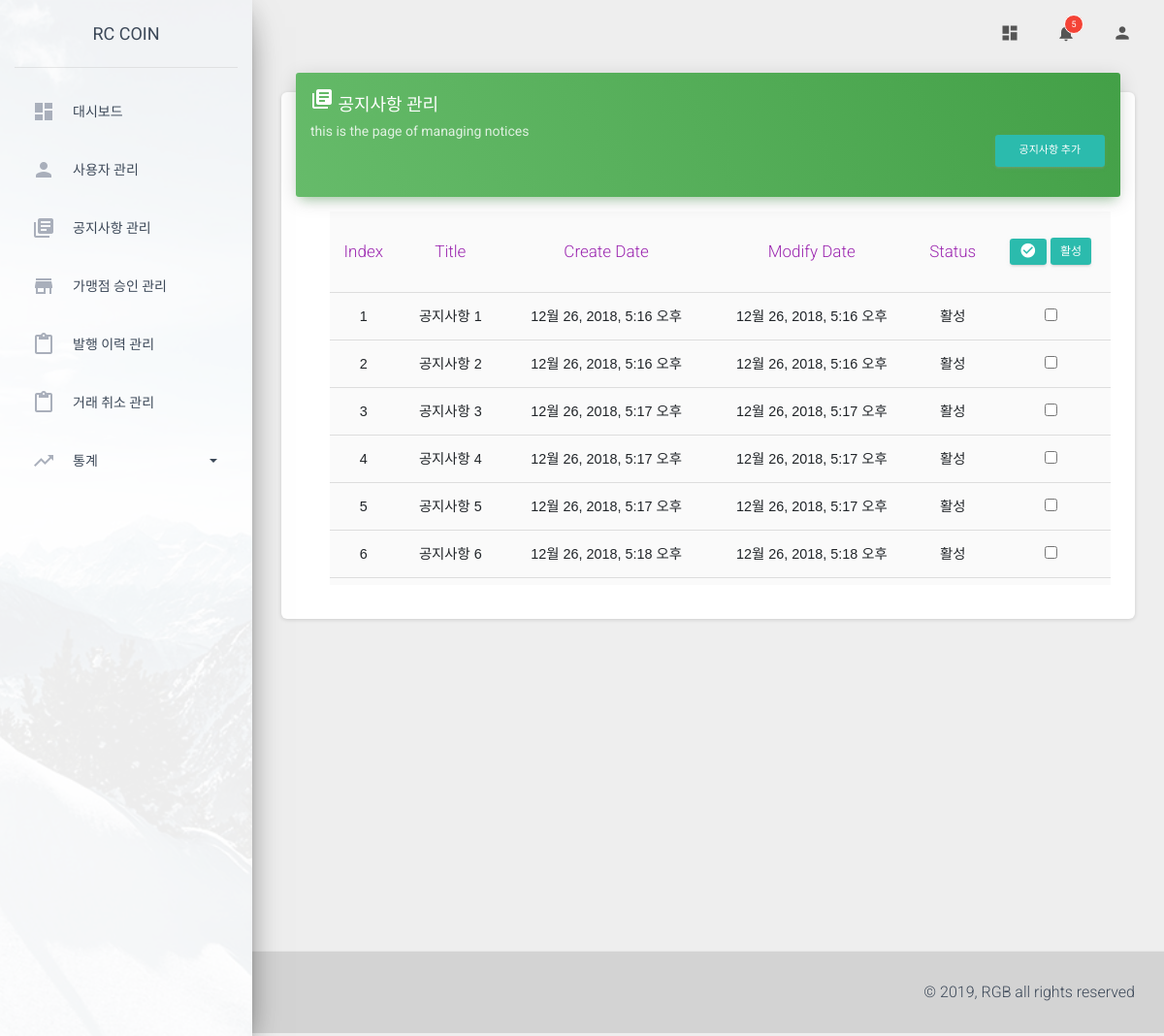
/operate/notice/ (signed in), run on an earlier commit of the app's database.
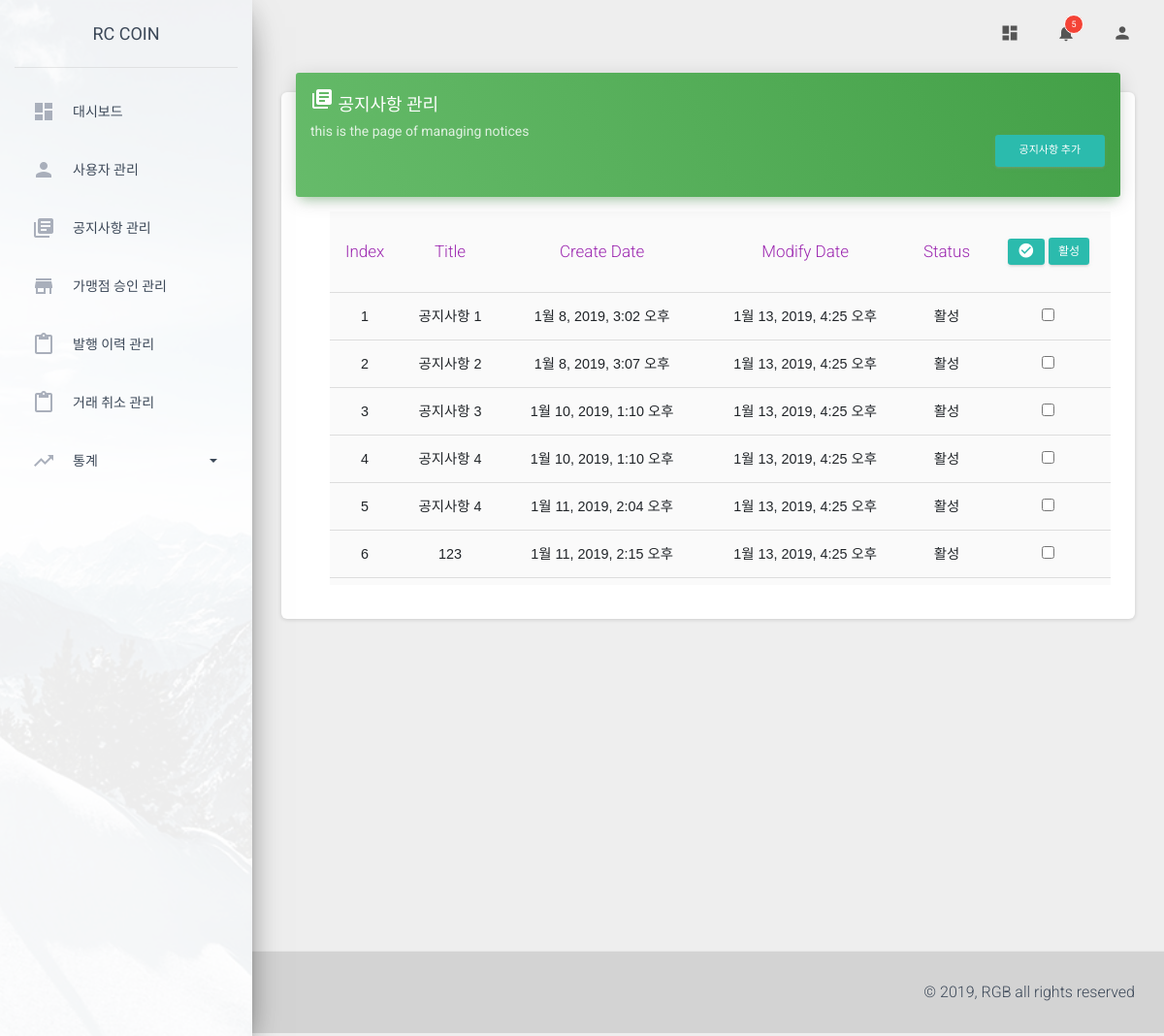
And on a later commit of the database.
### info/models.py (models this page shows)
class Notice(models.Model):
    title = models.CharField('TITLE', max_length=100)
    content = models.TextField('CONTENT')
    writer = models.ForeignKey(User, null=True, on_delete=models.CASCADE)
    create_date = models.DateTimeField('CREATE_DATE', auto_now_add=True)
    modify_date = models.DateTimeField('MODIFY_DATE', auto_now=True)
    status = models.CharField('STATUS', max_length=1, default='Y')

### operate/views.py (the view, shortened to what this page needs)
    def wrapper(*args, **kwargs):
        request = args[0]
        request_url = request.resolver_match.url_name
        key = 'admin_name'
        context = {}
        if key in request.session:
            if bool(request.session['admin_name'] == 'admin_server') & bool(request_url != 'network') & bool(request_url != 'dashboard'):
                return redirect('operate:dashboard')
            elif bool(request.session['admin_name'] == 'admin') & bool(request_url == 'network') & bool(request_url != 'dashboard'):
                return redirect('operate:dashboard')
            else:
                return fn(request)
        else:
            context['main'] = 'main'
            return render(request, 'operate/manage_main.html', {'main': 'main'})

### operate/views.py (called while the page is built, shortened)
def login_required(fn):
    def wrapper(*args, **kwargs):
        request = args[0]
        request_url = request.resolver_match.url_name
        key = 'admin_name'
        context = {}
        if key in request.session:
            if bool(request.session['admin_name'] == 'admin_server') & bool(request_url != 'network') & bool(request_url != 'dashboard'):
                return redirect('operate:dashboard')
            elif bool(request.session['admin_name'] == 'admin') & bool(request_url == 'network') & bool(request_url != 'dashboard'):
                return redirect('operate:dashboard')
            else:
                return fn(request)
        else:
            context['main'] = 'main'
            return render(request, 'operate/manage_main.html', {'main': 'main'})
    return wrapper

@login_required
def manage_notice(request):
    context = {}
    context['notice_list'] = Notice.objects.all()
    return render(request, 'operate/manage_notice.html', (context))

### operate/templates/operate/manage_notice.html (shortened to what this page needs)
{% extends './base.html' %}
{% block content %}
  <div class="content" style="margin-top: 35px;">
    <div class="container-fluid">
      <div class="row">
        <div class="col-md-12">
          <div class="card">
            <div class="card-header card-header-success">
              <h4 class="card-title "><i class="material-icons">library_books</i>&nbsp;공지사항 관리</h4>
              <p class="card-category">this is the page of managing notices
                <a href="{% url 'operate:notice_add' %}" class="btn btn-default btn-sm my-3" style=" padding: 1% 3% 1% 3%; float: right;">공지사항 추가</a>
              </p>
            </div>
            <div class="card-body scrollbar scrollbar-primary" style="height: 400px!important;">
              <div class="table table-hover table-border">
                <table class="table table-border">
                  <thead class=" text-primary" align="center">
                    <th>Index</th>
                    <th>Title</th>
                    <th>Create Date</th>
                    <th>Modify Date</th>
                    <th>Status</th>
                    <th>
                      <a class="btn btn-default btn-sm my-3 select_all" style="padding: 5px 10px 5px 10px; margin: 0 0 0 0;" data-type="false"><i class="material-icons">check_circle</i></a>
                      <a href="#layer" class="btn_layer_pop btn btn-default" class="btn btn-default btn-sm my-3" style="padding: 5.5px 10px 5.5px 10px; margin: 0 0 0 0;">활성</a>
                    </th>
                  </thead>
                  <tbody>
                    {% for notice in notice_list %}
                      <tr align="center">
                        <td class="notice_id" onClick="location.href='{% url "operate:notice_edit" notice_id=notice.id %}'">{{ notice.id }}</td>
                        <td class="title{{ notice.id }}" onClick="location.href='{% url "operate:notice_edit" notice_id=notice.id %}'">{{ notice.title }}</td>
                        <td onClick="location.href='{% url "operate:notice_edit" notice_id=notice.id %}'">{{ notice.create_date }}</td>
                        <td onClick="location.href='{% url "operate:notice_edit" notice_id=notice.id %}'">{{ notice.modify_date }}</td>
                        {% if notice.status == 'Y' %}
                        <td onClick="location.href='{% url "operate:notice_edit" notice_id=notice.id %}'">활성</td>
                        {% else %}
                        <td onClick="location.href='{% url "operate:notice_edit" notice_id=notice.id %}'">비활성</td>
                        {% endif %}
                        <td><input name="box" class="box" data="{{ notice.id }}" type="checkbox"></td>
                      </tr>
                    {% endfor %}
                  </tbody>
                </table>
              </div>
            </div>
          </div>
        </div>
      </div>
    </div>
  </div>
{% endblock content %}

### operate/templates/operate/base.html (shortened to what this page needs)
{% load staticfiles %}
<!DOCTYPE html>
<html lang="en">
<head>
  <link rel="stylesheet" href="https://stackpath.bootstrapcdn.com/bootstrap/4.2.1/css/bootstrap.min.css"
>
  <link href="{% static 'css/mdb.min.css' %}" rel="stylesheet">
  <link rel="stylesheet" href="https://maxcdn.bootstrapcdn.com/font-awesome/latest/css/font-awesome.min.css">
  <link href="{% static 'css/material-dashboard.css' %}" rel="stylesheet" />
  <link href="{% static 'demo/demo.css' %}" rel="stylesheet" />
  <link rel="stylesheet" href="https://use.fontawesome.com/releases/v5.6.3/css/all.css"
>
</head>
<body class="">
  <div class="wrapper ">
    <div class="sidebar" data-color="azure" data-background-color="white" data-image="{% static 'img/sidebar-1.jpg' %}">
      <div class="logo">
        <a href="{% url 'operate:main' %}" class="simple-text logo-normal">
          RC COIN
        </a>
      </div>
      <div class="sidebar-wrapper">
        <ul class="nav">
          <li class="nav-item">
            <a class="nav-link" href="{% url 'operate:dashboard' %}">
              <i class="material-icons">dashboard</i>
              <p>대시보드</p>
            </a>
          </li>
          {% if request.session.admin_name == "admin" %}
          <li class="nav-item ">
            <a class="nav-link" href="{% url 'operate:users' %}">
              <i class="material-icons">person</i>
              <p>사용자 관리</p>
            </a>
          </li>
          <li class="nav-item ">
            <a class="nav-link" href="{% url 'operate:notice' %}">
              <i class="material-icons">library_books</i>
              <p>공지사항 관리</p>
            </a>
          </li>
          <li class="nav-item ">
            <a class="nav-link" href="{% url 'operate:approval' %}">
              <i class="material-icons">store</i>
              <p>가맹점 승인 관리</p>
            </a>
          </li>
          <li class="nav-item ">
            <a class="nav-link" href="{% url 'operate:publish' %}">
              <i class="material-icons">content_paste</i>
              <p>발행 이력 관리</p>
            </a>
          </li>
          <li class="nav-item ">
            <a class="nav-link" href="{% url 'operate:cancel' %}">
              <i class="material-icons">content_paste</i>
              <p>거래 취소 관리</p>
            </a>
          </li>
          <li class="nav-item dropdown">
            <a class="nav-link" id="navbarDropdownMenuLink" data-toggle="dropdown" aria-haspopup="true" aria-expanded="false">
              <i class="material-icons">trending_up</i>
              <p>통계 <span class="caret"></span></p>
            </a>
          </li>
          {% endif %}
        </ul>
      </div>
    </div>
    <div class="main-panel">
      <nav class="navbar navbar-expand-lg navbar-transparent navbar-absolute fixed-top ">
        <div class="container-fluid">
          <div class="navbar-wrapper">
          </div>
          <div class="collapse navbar-collapse justify-content-end">
            <ul class="navbar-nav">
              <li class="nav-item">
                <a class="nav-link" href="{% url 'operate:dashboard' %}">
                  <i class="material-icons">dashboard</i>
                </a>
              </li>
              <li class="nav-item dropdown">
                <a class="nav-link" href="http://example.com" id="navbarDropdownMenuLink" data-toggle="dropdown"
                  aria-haspopup="true" aria-expanded="false">
                  <i class="material-icons">notifications</i>
                  <span class="notification">5</span>
                </a>
              </li>
              <li class="nav-item dropdown">
                <a class="nav-link" href="#" id="navbarDropdownProfile" data-toggle="dropdown" aria-haspopup="true"
                  aria-expanded="false">
                  <i class="material-icons">person</i>
                </a>
              </li>
            </ul>
          </div>
        </div>
      </nav>
      {% block content %}{% endblock content %}
      <footer class="footer" style="background-color: lightgray;">
        <div class="container-fluid">
          <div class="copyright float-right">
            &copy;
            , RGB all rights reserved
          </div>
        </div>
      </footer>
    </div>
  </div>
</body>
</html>

### operate/templates/operate/base.html (style rules this page uses)
.scrollbar { margin-left: 30px; float: left; height: 400px; width: 96%; background: #fff; overflow-y: scroll; margin-bottom: 35px; }

### operate/templates/operate/manage_notice.html (style rules this page uses)
* { margin: 0; padding: 0; }
.table-border tr > td { font-family: Arial, Helvetica, sans-serif; }

What changed in the data, as far as the page shows it:
changed Notice "공지사항 1": create_date "12월 26, 2018, 5:16 오후" → "1월 8, 2019, 3:02 오후"; modify_date "12월 26, 2018, 5:16 오후" → "1월 13, 2019, 4:25 오후"
changed Notice "공지사항 2": create_date "12월 26, 2018, 5:16 오후" → "1월 8, 2019, 3:07 오후"; modify_date "12월 26, 2018, 5:16 오후" → "1월 13, 2019, 4:25 오후"
changed Notice "공지사항 3": create_date "12월 26, 2018, 5:17 오후" → "1월 10, 2019, 1:10 오후"; modify_date "12월 26, 2018, 5:17 오후" → "1월 13, 2019, 4:25 오후"
changed Notice id 4: create_date "12월 26, 2018, 5:17 오후" → "1월 10, 2019, 1:10 오후"; modify_date "12월 26, 2018, 5:17 오후" → "1월 13, 2019, 4:25 오후"
changed Notice id 5: title "공지사항 5" → "공지사항 4"; create_date "12월 26, 2018, 5:17 오후" → "1월 11, 2019, 2:04 오후"; modify_date "12월 26, 2018, 5:17 오후" → "1월 13, 2019, 4:25 오후"
changed Notice id 6: title "공지사항 6" → "123"; create_date "12월 26, 2018, 5:18 오후" → "1월 11, 2019, 2:15 오후"; modify_date "12월 26, 2018, 5:18 오후" → "1월 13, 2019, 4:25 오후"
